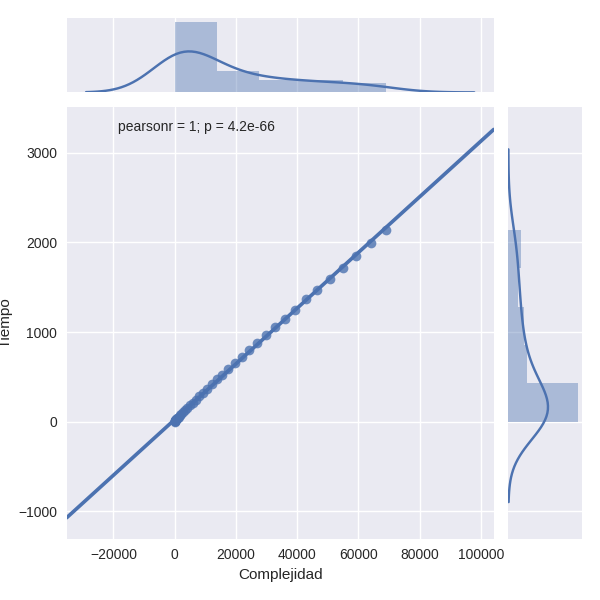

Reproduce this figure in Python.
import pandas as pd
import seaborn as sns
import matplotlib.pyplot as plt
import pylab as pl
import numpy as np
from scipy import stats
from scipy.interpolate import interp1d
import math

f = open('tGC','r')
peor = []
elementos =[]


for i in range(0,41):
    x = f.readline()
    x = [int(i) for i in x.split()]
    elementos.append(x[0])
    peor.append(x[1])

longitud = len(elementos)
#modificar el n**2 por otro valor
complejidad = [0 + (n**3) for n in range(1,longitud+1)]
print len(elementos)
print len(peor)
print len(complejidad)
df2 = pd.DataFrame()
df2['elementos'] = elementos
df2['Tiempo'] = peor
df2['Complejidad'] = complejidad
sns.jointplot(df2['Complejidad'], df2['Tiempo'], kind="reg")
sns.plt.show()
